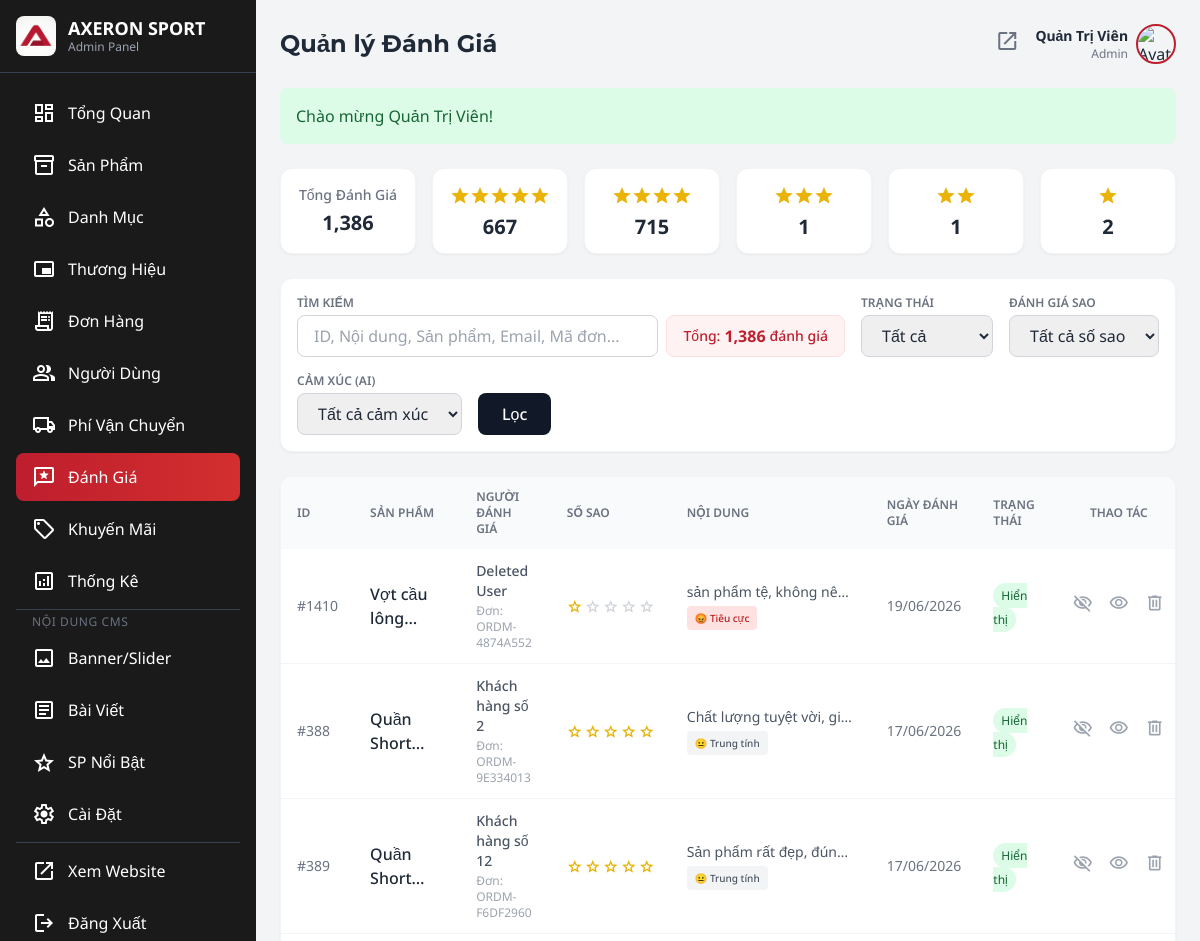
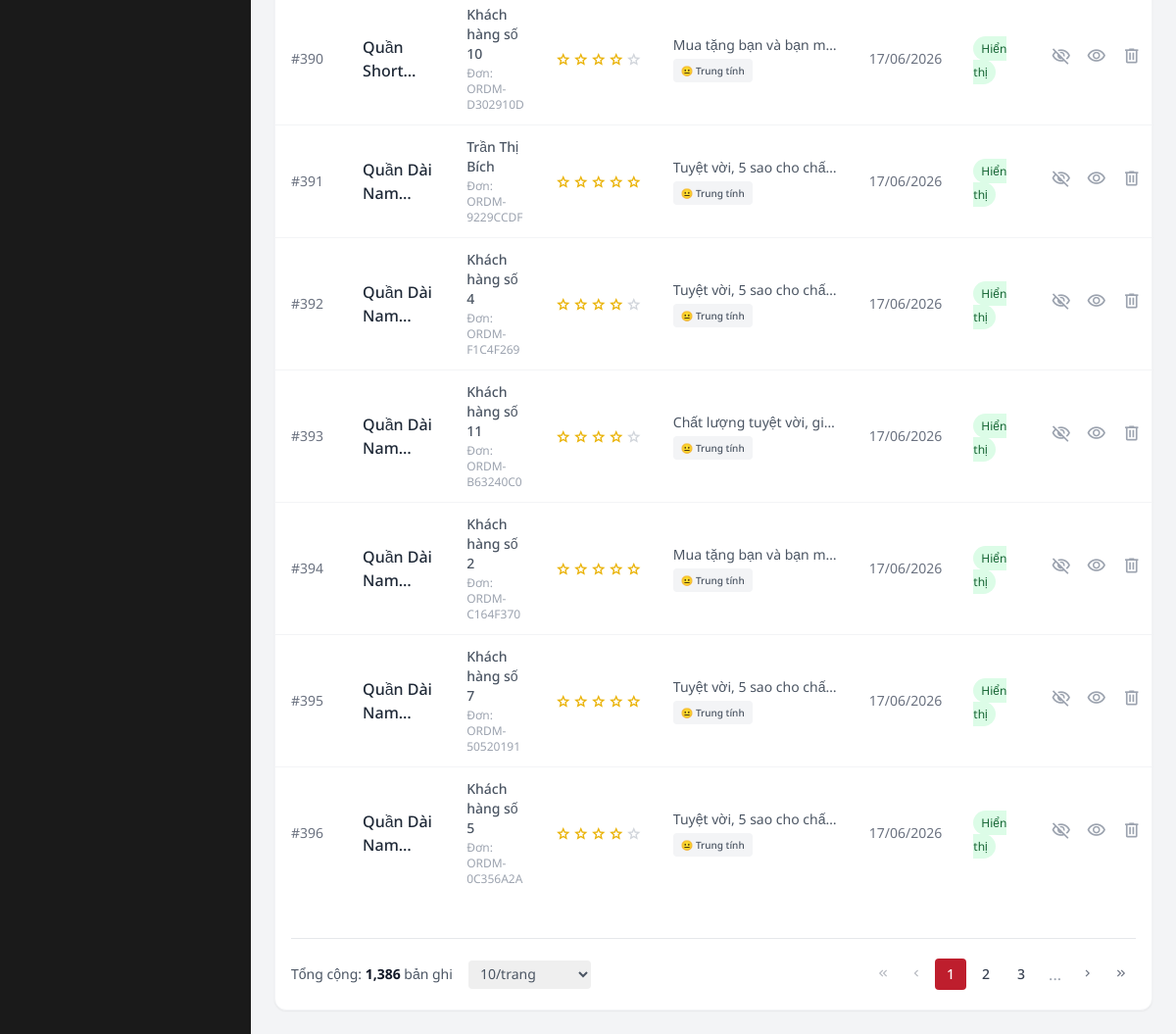
The app's page /admin/admin.php?action=reviews (signed in) with its own data (2 pictures, top to bottom).
### tables this page shows
CREATE TABLE `reviews` (
  `review_id` int(10) UNSIGNED NOT NULL,
  `product_id` int(10) UNSIGNED NOT NULL,
  `user_id` int(10) UNSIGNED NOT NULL,
  `rating` tinyint(4) NOT NULL COMMENT 'Diem danh gia 1-5',
  `comment` text DEFAULT NULL,
  `status` enum('pending','approved','rejected','hidden') NOT NULL DEFAULT 'pending' COMMENT 'Admin duyet binh luan',
  `created_at` datetime NOT NULL DEFAULT current_timestamp(),
  `updated_at` datetime NOT NULL DEFAULT current_timestamp() ON UPDATE current_timestamp(),
  `is_deleted` tinyint(1) DEFAULT 0,
  `order_id` int(10) UNSIGNED DEFAULT NULL,
  `sentiment` varchar(20) DEFAULT 'neutral'
);

CREATE TABLE `products` (
  `product_id` int(10) UNSIGNED NOT NULL,
  `category_id` int(10) UNSIGNED NOT NULL,
  `brand_id` int(10) UNSIGNED DEFAULT NULL,
  `product_name` varchar(200) NOT NULL,
  `slug` varchar(220) NOT NULL,
  `description` text DEFAULT NULL,
  `base_price` decimal(12,2) NOT NULL DEFAULT 0.00 COMMENT 'Gia co so',
  `stock_quantity` int(11) NOT NULL DEFAULT 0 COMMENT 'Ton kho tong hop',
  `is_visible` tinyint(1) NOT NULL DEFAULT 1 COMMENT 'An/hien san pham',
  `is_deleted` tinyint(1) NOT NULL DEFAULT 0,
  `is_featured` tinyint(1) NOT NULL DEFAULT 0 COMMENT 'Noi bat tren trang chu',
  `featured_sort_order` int(11) DEFAULT 999,
  `avg_rating` decimal(3,2) DEFAULT NULL COMMENT 'Diem danh gia trung binh (1-5)',
  `total_reviews` int(10) UNSIGNED NOT NULL DEFAULT 0,
  `created_at` datetime NOT NULL DEFAULT current_timestamp(),
  `updated_at` datetime NOT NULL DEFAULT current_timestamp() ON UPDATE current_timestamp()
);

CREATE TABLE `users` (
  `user_id` int(10) UNSIGNED NOT NULL,
  `role_id` tinyint(3) UNSIGNED NOT NULL DEFAULT 3 COMMENT '3=customer, 2=staff, 1=admin',
  `full_name` varchar(100) NOT NULL,
  `email` varchar(150) NOT NULL,
  `google_id` varchar(255) DEFAULT NULL,
  `facebook_id` varchar(255) DEFAULT NULL,
  `phone` varchar(15) DEFAULT NULL,
  `password_hash` varchar(255) DEFAULT NULL,
  `avatar_url` varchar(500) DEFAULT NULL,
  `gender` enum('male','female','other') DEFAULT NULL,
  `date_of_birth` date DEFAULT NULL,
  `is_active` tinyint(1) NOT NULL DEFAULT 1 COMMENT '1=hoat dong, 0=bi khoa',
  `is_deleted` tinyint(1) NOT NULL DEFAULT 0,
  `locked_until` datetime DEFAULT NULL COMMENT 'Khoa tam thoi sau nhieu lan dang nhap sai',
  `login_attempts` tinyint(3) UNSIGNED NOT NULL DEFAULT 0 COMMENT 'So lan dang nhap sai lien tiep',
  `remember_token` varchar(255) DEFAULT NULL COMMENT 'Token ghi nhớ đăng nhập',
  `email_verified` tinyint(1) NOT NULL DEFAULT 0,
  `created_at` datetime NOT NULL DEFAULT current_timestamp(),
  `updated_at` datetime NOT NULL DEFAULT current_timestamp() ON UPDATE current_timestamp(),
  `review_banned` tinyint(1) DEFAULT 0
);

CREATE TABLE `orders` (
  `order_id` int(10) UNSIGNED NOT NULL,
  `order_code` varchar(50) DEFAULT NULL,
  `user_id` int(10) UNSIGNED DEFAULT NULL,
  `shipping_id` int(10) UNSIGNED DEFAULT NULL,
  `shipping_method_id` int(11) DEFAULT 1,
  `promo_id` int(10) UNSIGNED DEFAULT NULL,
  `recipient_name` varchar(100) NOT NULL COMMENT 'Snapshot ten nguoi nhan',
  `recipient_phone` varchar(15) NOT NULL COMMENT 'Snapshot so dien thoai',
  `recipient_email` varchar(100) DEFAULT NULL,
  `guest_token` varchar(64) DEFAULT NULL,
  `shipping_address` varchar(500) NOT NULL COMMENT 'Snapshot dia chi giao hang',
  `subtotal` decimal(14,2) NOT NULL DEFAULT 0.00 COMMENT 'Tong tien hang truoc giam gia',
  `discount_amount` decimal(14,2) NOT NULL DEFAULT 0.00 COMMENT 'So tien duoc giam',
  `shipping_fee` decimal(10,2) NOT NULL DEFAULT 0.00 COMMENT 'Phi van chuyen',
  `total_amount` decimal(14,2) NOT NULL DEFAULT 0.00 COMMENT 'Tong thanh toan cuoi cung',
  `order_status` enum('pending','confirmed','processing','shipped','delivered','cancelled','returned') NOT NULL DEFAULT 'pending' COMMENT 'Trang thai don hang',
  `payment_method` enum('cod','bank_transfer','momo','vnpay','zalopay','payos') NOT NULL DEFAULT 'cod',
  `payment_status` enum('unpaid','paid','refunded') NOT NULL DEFAULT 'unpaid' COMMENT 'Trang thai thanh toan',
  `note` text DEFAULT NULL,
  `created_at` datetime NOT NULL DEFAULT current_timestamp(),
  `updated_at` datetime NOT NULL DEFAULT current_timestamp() ON UPDATE current_timestamp()
);

### admin/admin-reviews.php (the view, shortened to what the rows shown need)
<?php
$statusFilter = $_GET['status'] ?? 'all';
$where = "WHERE 1=1";
$params = [];
if ($statusFilter === 'deleted') {
    $where .= " AND r.is_deleted = 1";
} else {
    $where .= " AND r.is_deleted = 0";
}
$limit = (int)($_GET['limit'] ?? 10);
$currentPage = (int)($_GET['page'] ?? 1);
$offset = ($currentPage - 1) * $limit;
$reviews = $db->select("
    SELECT r.*, p.product_name, p.slug, u.full_name, o.order_code
    FROM reviews r
    JOIN products p ON r.product_id = p.product_id
    JOIN users u ON r.user_id = u.user_id
    LEFT JOIN orders o ON r.order_id = o.order_id
    $where
    ORDER BY r.created_at DESC
    LIMIT $limit OFFSET $offset
", $params);
?>
<div class="bg-white rounded-xl shadow-sm border border-gray-100 overflow-hidden">
    <div class="overflow-x-auto">
        <table class="w-full">
            <thead class="bg-gray-50">
                <tr>
                    <th class="px-4 py-3 text-left text-xs font-semibold text-gray-500 uppercase w-16">ID</th>
                    <th class="px-4 py-3 text-left text-xs font-semibold text-gray-500 uppercase">Sản phẩm</th>
                    <th class="px-4 py-3 text-left text-xs font-semibold text-gray-500 uppercase">Người đánh giá</th>
                    <th class="px-4 py-3 text-left text-xs font-semibold text-gray-500 uppercase w-28">Số sao</th>
                    <th class="px-4 py-3 text-left text-xs font-semibold text-gray-500 uppercase">Nội dung</th>
                    <th class="px-4 py-3 text-left text-xs font-semibold text-gray-500 uppercase">Ngày đánh giá</th>
                    <th class="px-4 py-3 text-left text-xs font-semibold text-gray-500 uppercase">Trạng thái</th>
                    <th class="px-4 py-3 text-left text-xs font-semibold text-gray-500 uppercase text-center">Thao tác</th>
                </tr>
            </thead>
            <tbody class="divide-y divide-gray-100">
                <?php foreach ($reviews as $review): ?>
                <tr class="hover:bg-gray-50 <?= $review['is_deleted'] ? 'opacity-50' : '' ?>">
                    <td class="px-4 py-3 text-sm text-gray-500">#<?= $review['review_id'] ?></td>
                    <td class="px-4 py-3">
                        <a href="<?= BASE_URL ?>/shop/product-detail.php?slug=<?= $review['slug'] ?>" target="_blank"
                           class="font-medium text-gray-800 hover:text-axeron-red line-clamp-2">
                            <?= htmlspecialchars($review['product_name']) ?>
                        </a>
                    </td>
                    <td class="px-4 py-3 text-sm text-gray-600">
                        <div class="font-medium"><?= htmlspecialchars($review['full_name']) ?></div>
                        <?php if($review['order_code']): ?>
                        <div class="text-xs text-gray-400 mt-0.5">Đơn: <?= $review['order_code'] ?></div>
                        <?php endif; ?>
                    </td>
                    <td class="px-4 py-3">
                        <div class="flex gap-0.5">
                            <?php for ($i = 1; $i <= 5; $i++): ?>
                            <span class="material-symbols-outlined text-[16px] <?= $i <= $review['rating'] ? 'text-yellow-500' : 'text-gray-300' ?>">
                            </span>
                            <?php endfor; ?>
                        </div>
                    </td>
                    <td class="px-4 py-3 text-sm text-gray-600 max-w-[200px]">
                        <div class="truncate mb-1" title="<?= htmlspecialchars($review['comment'] ?? '') ?>">
                            <?= htmlspecialchars($review['comment'] ?? '') ?>
                        </div>
                        <?php
                        $senClass = match($review['sentiment'] ?? '') {
                            'positive' => 'bg-green-100 text-green-700',
                            'negative' => 'bg-red-100 text-red-700',
                            default => 'bg-gray-100 text-gray-600'
                        };
                        $senText = match($review['sentiment'] ?? '') {
                            'positive' => '😍 Tích cực',
                            'negative' => '😡 Tiêu cực',
                            default => '😐 Trung tính'
                        };
                        ?>
                        <span class="inline-block px-2 py-0.5 rounded text-[10px] font-medium <?= $senClass ?>"><?= $senText ?></span>
                    </td>
                    <td class="px-4 py-3 text-sm text-gray-500"><?= date('d/m/Y', strtotime($review['created_at'])) ?></td>
                    <td class="px-4 py-3">
                        <?php if ($review['is_deleted']): ?>
                            <span class="px-2 py-1 rounded-full text-xs bg-red-100 text-red-800">Đã xóa</span>
                        <?php else: ?>
                            <?php
                            $statusClass = match($review['status']) {
                                'pending' => 'bg-yellow-100 text-yellow-800',
                                'approved' => 'bg-green-100 text-green-800',
                                'rejected' => 'bg-gray-200 text-gray-800',
                                'hidden' => 'bg-gray-100 text-gray-800',
                                default => 'bg-gray-100 text-gray-800'
                            };
                            $statusText = match($review['status']) {
                                'pending' => 'Chờ duyệt',
                                'approved' => 'Hiển thị',
                                'rejected' => 'Từ chối',
                                'hidden' => 'Ẩn',
                                default => $review['status']
                            };
                            ?>
                            <span class="px-2 py-1 rounded-full text-xs <?= $statusClass ?>"><?= $statusText ?></span>
                        <?php endif; ?>
                    </td>
                    <td class="px-4 py-3">
                        <?php if (!$review['is_deleted']): ?>
                        <div class="flex gap-1 justify-center">
                            <?php if ($review['status'] === 'pending' || $review['status'] === 'hidden' || $review['status'] === 'rejected'): ?>
                            <a href="javascript:void(0)" onclick="updateReviewStatus(<?= $review['review_id'] ?>, 'approved')"
                               class="p-1.5 hover:bg-green-50 rounded text-gray-400 hover:text-green-600 transition-colors" title="Duyệt / Hiển thị">
                                <span class="material-symbols-outlined text-[20px]">check_circle</span>
                            </a>
                            <?php elseif ($review['status'] === 'approved'): ?>
                            <a href="javascript:void(0)" onclick="updateReviewStatus(<?= $review['review_id'] ?>, 'hidden')"
                               class="p-1.5 hover:bg-gray-100 rounded text-gray-400 hover:text-gray-600 transition-colors" title="Ẩn">
                                <span class="material-symbols-outlined text-[20px]">visibility_off</span>
                            </a>
                            <?php endif; ?>
                            <a href="javascript:void(0)" onclick="viewReviewDetail(<?= $review['review_id'] ?>)"
                               class="p-1.5 hover:bg-blue-50 rounded text-gray-400 hover:text-blue-500 transition-colors" title="Xem chi tiết">
                                <span class="material-symbols-outlined text-[20px]">visibility</span>
                            </a>
                            <a href="javascript:void(0)" onclick="deleteReview(<?= $review['review_id'] ?>)"
                               class="p-1.5 hover:bg-red-50 rounded text-gray-400 hover:text-red-500 transition-colors" title="Xóa">
                                <span class="material-symbols-outlined text-[20px]">delete</span>
                            </a>
                        </div>
                        <?php endif; ?>
                    </td>
                </tr>
                <?php endforeach; ?>
            </tbody>
        </table>
    </div>
</div>

### records on screen
reviews: review_id "1410", product.product_name "Vợt cầu…", user.full_name "Deleted User", order.order_code "ORDM-4874A552", rating 1 (drawn), comment "sản phẩm tệ, không nê…", sentiment "😡 Tiêu cực", created_at "19/06/2026", status "Hiển thị"
reviews: review_id "388", product.product_name "Quần…", user.full_name "Khách hàng số 2", order.order_code "ORDM-9E334013", rating 5 (drawn), comment "Chất lượng tuyệt vời, gi…", sentiment "😐 Trung tính", created_at "17/06/2026", status "Hiển thị"
reviews: review_id "389", product.product_name "Quần…", user.full_name "Khách hàng số 12", order.order_code "ORDM-F6DF2960", rating 5 (drawn), comment "Sản phẩm rất đẹp, đún…", sentiment "😐 Trung tính", created_at "17/06/2026", status "Hiển thị"
reviews: review_id "390", product.product_name "Quần…", user.full_name "Khách hàng số 10", order.order_code "ORDM-D302910D", rating 4 (drawn), comment "Mua tặng bạn và bạn m…", sentiment "😐 Trung tính", created_at "17/06/2026", status "Hiển thị"
reviews: review_id "391", product.product_name "Quần Dài…", user.full_name "Trần Thị Bích", order.order_code "ORDM-9229CCDF", rating 5 (drawn), comment "Tuyệt vời, 5 sao cho chấ…", sentiment "😐 Trung tính", created_at "17/06/2026", status "Hiển thị"
reviews: review_id "392", product.product_name "Quần Dài…", user.full_name "Khách hàng số 4", order.order_code "ORDM-F1C4F269", rating 4 (drawn), comment "Tuyệt vời, 5 sao cho chấ…", sentiment "😐 Trung tính", created_at "17/06/2026", status "Hiển thị"
reviews: review_id "393", product.product_name "Quần Dài…", user.full_name "Khách hàng số 11", order.order_code "ORDM-B63240C0", rating 4 (drawn), comment "Chất lượng tuyệt vời, gi…", sentiment "😐 Trung tính", created_at "17/06/2026", status "Hiển thị"
reviews: review_id "394", product.product_name "Quần Dài…", user.full_name "Khách hàng số 2", order.order_code "ORDM-C164F370", rating 5 (drawn), comment "Mua tặng bạn và bạn m…", sentiment "😐 Trung tính", created_at "17/06/2026", status "Hiển thị"
reviews: review_id "395", product.product_name "Quần Dài…", user.full_name "Khách hàng số 7", order.order_code "ORDM-50520191", rating 5 (drawn), comment "Tuyệt vời, 5 sao cho chấ…", sentiment "😐 Trung tính", created_at "17/06/2026", status "Hiển thị"
reviews: review_id "396", product.product_name "Quần Dài…", user.full_name "Khách hàng số 5", order.order_code "ORDM-0C356A2A", rating 4 (drawn), comment "Tuyệt vời, 5 sao cho chấ…", sentiment "😐 Trung tính", created_at "17/06/2026", status "Hiển thị"

### other values on screen
$adminSettings['site_name'] "AXERON SPORT"
$displayTitle "Quản lý Đánh Giá"
$currentUser['full_name'] "Quản Trị Viên"
$flash['message'] "Chào mừng Quản Trị Viên!"
$stats['total'] "1,386"
$stats['star_5'] "667"
$stats['star_4'] "715"
$stats['star_3'] "1"
$stats['star_2'] "1"
$stats['star_1'] "2"
$totalRecords "1,386"
form field limit "10/trang"
